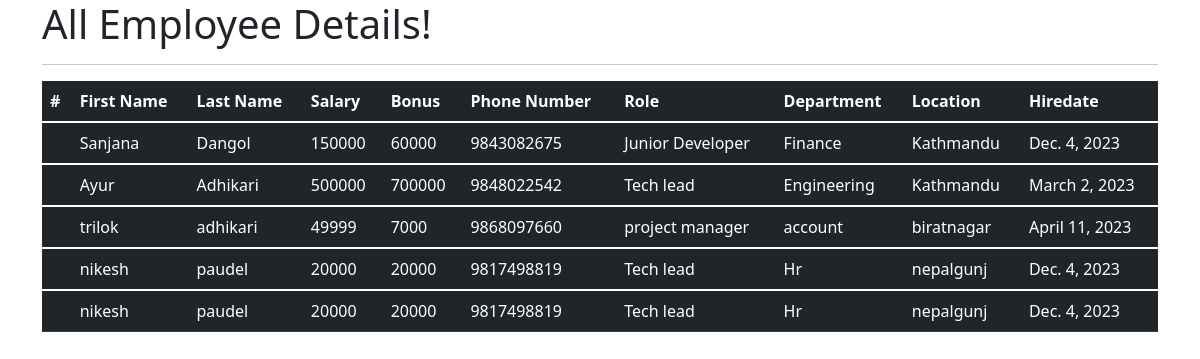
The app's page /all_emp with its own data.
### emp_app/models.py (models this page shows, shortened)
class Employee(models.Model):
    first_name = models.CharField(max_length=100, null=False)
    last_name = models.CharField(max_length=100)
    dept = models.ForeignKey(Department,on_delete=models.CASCADE)
    salary = models.IntegerField(default=0)
    bonus = models.IntegerField(default=0)
    role = models.ForeignKey(Role,on_delete=models.CASCADE)
    phone = models.IntegerField(default=0)
    hire_date = models.DateField()
    def __str__(self):
        return f"{self.first_name} {self.last_name}, {self.phone}"

class Role(models.Model):
    name = models.CharField(max_length=100,null=False)

class Department(models.Model):
    name = models.CharField(max_length=100,null=False)
    location = models.CharField(max_length=100)

### emp_app/views.py (the view)
# urls.py: path('all_emp',views.all_emp, name = 'all_emp'),
def all_emp(req):
    emps = Employee.objects.all()
    context = {
        'employees':emps
    }
    print(context)
    return render(req,'view_all_emp.html',context)

### emp_app/templates/view_all_emp.html (shortened to what this page needs)
<!DOCTYPE html>
<html lang="en">
<head>
  <link href="https://cdn.jsdelivr.net/npm/bootstrap@5.1.3/dist/css/bootstrap.min.css" rel="stylesheet">
</head>
  <body>
  <div class="container">
          <h1>All Employee Details!</h1>
      <hr>
     <table class="table table-dark">
  <thead>
    <tr>
      <th scope="col">#</th>
      <th scope="col">First Name</th>
      <th scope="col">Last Name</th>
      <th scope="col">Salary</th>
      <th scope="col">Bonus</th>
      <th scope="col">Phone Number</th>
      <th scope="col">Role</th>
      <th scope="col">Department</th>
      <th scope="col">Location</th>
      <th scope="col">Hiredate</th>
    </tr>
  </thead>
         {% for employee in employees %}
  <tbody>
    <tr>
      <th scope="row">{{emp.id}}</th>
      <td>{{employee.first_name}}</td>
      <td>{{employee.last_name}}</td>
      <td>{{employee.salary}}</td>
      <td>{{employee.bonus}}</td>
      <td>{{employee.phone}}</td>
      <td>{{employee.role.name}}</td>
      <td>{{employee.dept.name}}</td>
      <td>{{employee.dept.location}}</td>
      <td>{{employee.hire_date}}</td>
    </tr>
  </tbody>
         {% endfor %}
</table>
  </div>
  </body>
</html>

### records on screen
Employee: first_name "Sanjana", last_name "Dangol", salary "150000", bonus "60000", phone "9843082675", role.name "Junior Developer", dept.name "Finance", dept.location "Kathmandu", hire_date "Dec. 4, 2023"
Employee: first_name "Ayur", last_name "Adhikari", salary "500000", bonus "700000", phone "9848022542", role.name "Tech lead", dept.name "Engineering", dept.location "Kathmandu", hire_date "March 2, 2023"
Employee: first_name "trilok", last_name "adhikari", salary "49999", bonus "7000", phone "9868097660", role.name "project manager", dept.name "account", dept.location "biratnagar", hire_date "April 11, 2023"
Employee: first_name "nikesh", last_name "paudel", salary "20000", bonus "20000", phone "9817498819", role.name "Tech lead", dept.name "Hr", dept.location "nepalgunj", hire_date "Dec. 4, 2023"
Employee: first_name "nikesh", last_name "paudel", salary "20000", bonus "20000", phone "9817498819", role.name "Tech lead", dept.name "Hr", dept.location "nepalgunj", hire_date "Dec. 4, 2023"
